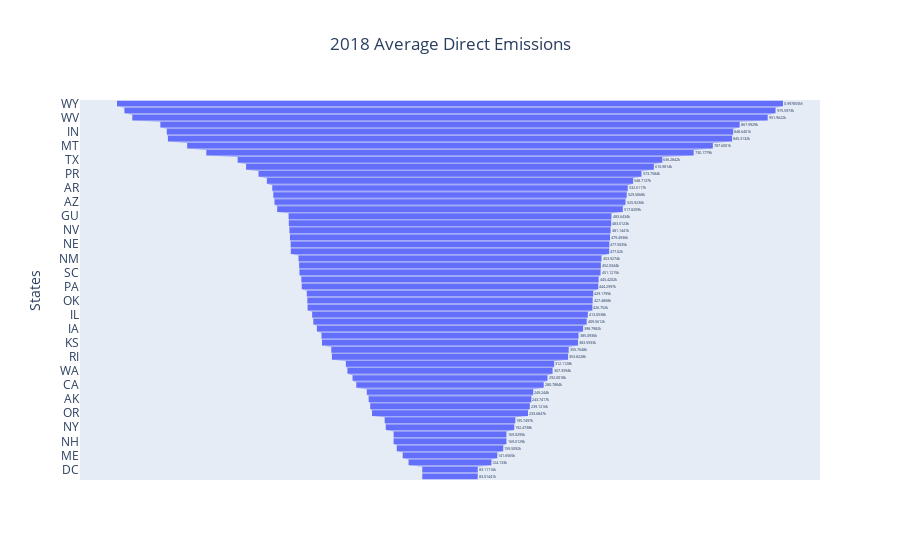

Notebook code for this chart:
### Code cell
df_2018 = LRIT_new2.select("State", "avg_dir_emi_2018").sort("avg_dir_emi_2018", descending = True)
fig = go.Figure(go.Funnel(
    y=df_2018["State"],
    x=df_2018["avg_dir_emi_2018"] ))
fig.update_layout(title='2018 Average Direct Emissions ',xaxis_title="Average Emissions(2018)",yaxis_title="States",title_x=0.5)
fig.show()

### Figure 1 — Plotly figure (JSON) as saved in the notebook; plotly's stock layout.template omitted (floating-point values rounded to 4 significant figures)
{"data": [{"type": "funnel", "x": [997900.0, 975600.0, 952000.0, 868000.0, 848600.0, 845300.0, 787600.0, 730200.0, 636300.0, 611000.0, 573800.0, 548700.0, 532600.0, 529500.0, 525900.0, 517800.0, 483600.0, 483000.0, 481100.0, 479500.0, 477500.0, 477000.0, 453900.0, 452000.0, 451100.0, 445400.0, 444300.0, 429200.0, 427500.0, 426800.0, 413100.0, 409600.0, 398800.0, 385100.0, 383600.0, 355800.0, 353800.0, 312100.0, 307400.0, 292000.0, 280800.0, 249200.0, 243700.0, 239100.0, 233700.0, 195700.0, 192500.0, 169000.0, 169000.0, 159500.0, 141700.0, 124100.0, 83110.0, 83010.0], "y": ["WY", "ND", "WV", "FL", "IN", "MO", "MT", "KY", "TX", "UT", "PR", "AL", "AR", "NC", "AZ", "OH", "GU", "GA", "NV", "CO", "NE", "MS", "NM", "LA", "SC", "MI", "PA", "TN", "OK", "DE", "IL", "WI", "IA", "MN", "KS", "MD", "RI", "VA", "WA", "HI", "CA", "NJ", "AK", "CT", "OR", "SD", "NY", "VI", "NH", "MA", "ME", "ID", "DC", "VT"]}], "layout": {"title": {"text": "2018 Average Direct Emissions ", "x": 0.5}, "xaxis": {"title": {"text": "Average Emissions(2018)"}}, "yaxis": {"title": {"text": "States"}}}}
